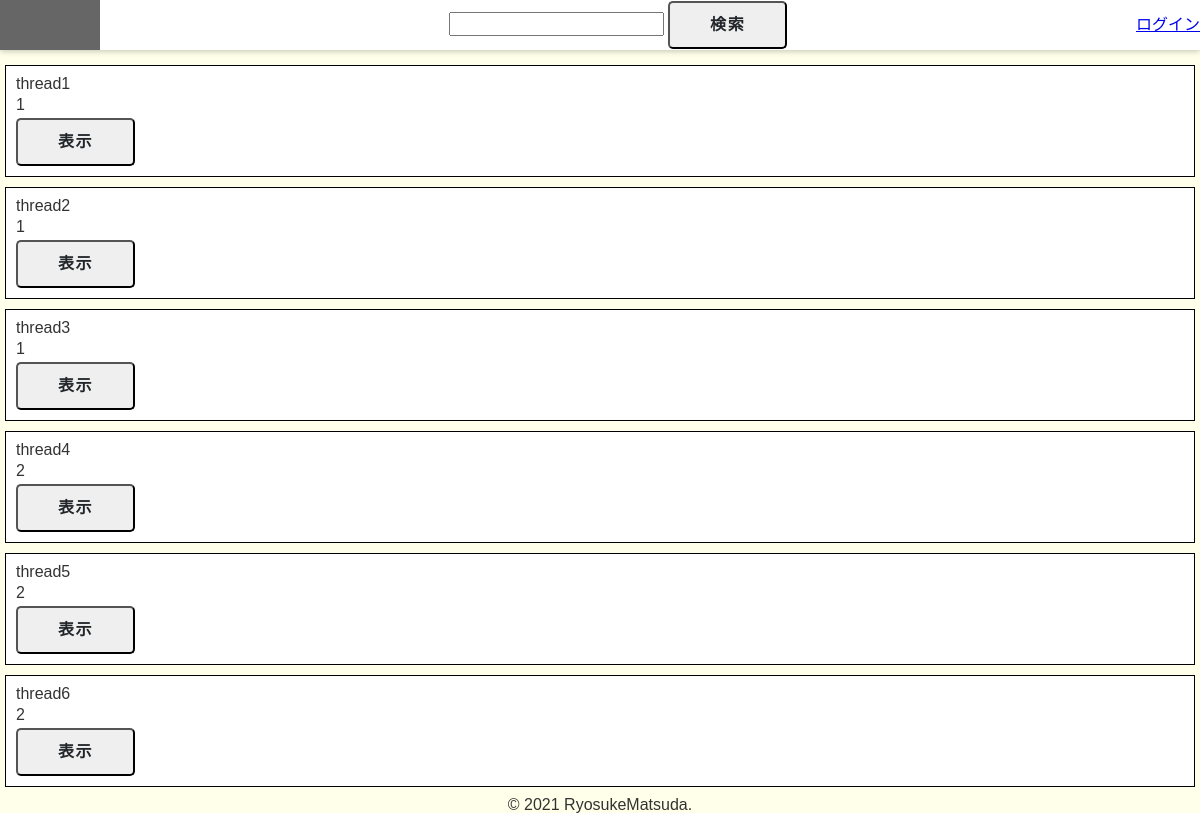
The page /_thread_list.php on the database its author committed.
### tables this page shows
create table if not exists threads (thread_id int not null primary key auto_increment, title varchar(255), user_id int, ts timestamp);

### _thread_list.php (the view, shortened to what this page needs)
<?php include dirname(__FILE__) . "/assets/_inc/header.php"; ?>
<?php if ($_SERVER["REQUEST_METHOD"] == "GET") {
  $dbh = database_access();
  $sql = "SELECT * FROM threads";
  $stmt = $dbh->prepare($sql);
  $stmt->execute();
} ?>
<?php foreach ($stmt as $row): ?>
<div class="thread" data-id="<?php echo $row["thread_id"]; ?>">
    <form action="thread_content.php" method="get" name="thread_form">
        <div class="thread_title">
            <?php echo $row["title"]; ?>
        </div>
        <div class="thread_user">
            <?php echo $row["user_id"]; ?>
        </div>
        <button type="submit">表示</button>
    </form>
</div>
<?php endforeach; ?>
<?php include dirname(__FILE__) . "/assets/_inc/footer.php"; ?>

### css/style.css (style rules this page uses)
*, *:before, *:after { -webkit-box-sizing: inherit; box-sizing: inherit; }
html { -webkit-box-sizing: border-box; box-sizing: border-box; font-size: 62.5%; }
body { color: #333; font-family: "游ゴシック体", YuGothic, "游ゴシック Medium", "Yu Gothic Medium", "游ゴシック", "Yu Gothic", sans-serif; font-size: 1.6rem; background: #ffffea; }
.thread { border: 1px solid #000; margin: 10px 5px; padding: 10px; background: #fff; }
.thread div { margin-bottom: 5px; }
button { font-size: 1.6rem; font-weight: 700; line-height: 1.5; position: relative; display: inline-block; padding: 1rem 4rem; cursor: pointer; -webkit-user-select: none; -moz-user-select: none; -ms-user-select: none; user-select: none; -webkit-transition: all 0.3s; transition: all 0.3s; text-align: center; vertical-align: middle; text-decoration: none; letter-spacing: 0.1em; color: #212529; border-radius: 0.5rem; }

### rows shown on the page
threads: title "thread1", user "1"
threads: title "thread2", user "1"
threads: title "thread3", user "1"
threads: title "thread4", user "2"
threads: title "thread5", user "2"
threads: title "thread6", user "2"
